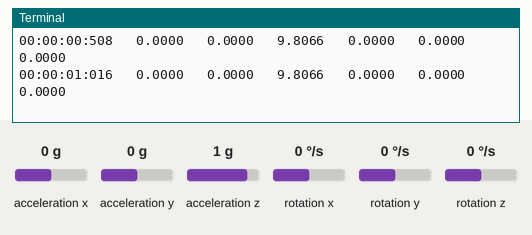
Simulated run of this program. Board: Raspberry Pi (BCM pin numbers). Parts: the last lines printed to the terminal. Inputs (shaded band) come from the test bench; at power-on: acceleration x 0 g, acceleration y 0 g, acceleration z 1 g, rotation x 0 °/s, rotation y 0 °/s, rotation z 0 °/s. The clock reads 2024-03-15 10:24:30 at power-on unless the program sets it; files the program writes start out absent.

Above: at 1.2 s.
1.3 s: acceleration x set to -1.4 g
At 2.0 s:
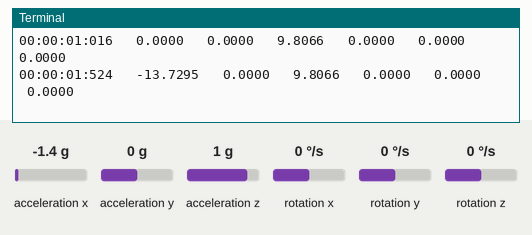
2.8 s: acceleration y set to -1.4 g
At 3.5 s:
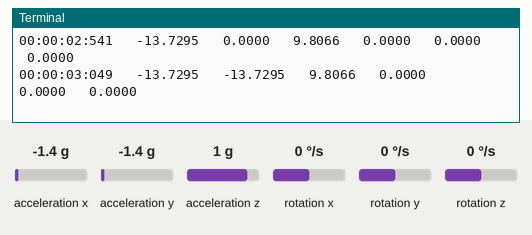
4.3 s: acceleration z set to -1.4 g
At 5.0 s:
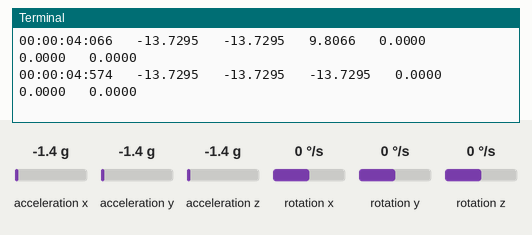
5.8 s: rotation x set to -192 °/s
At 6.5 s:
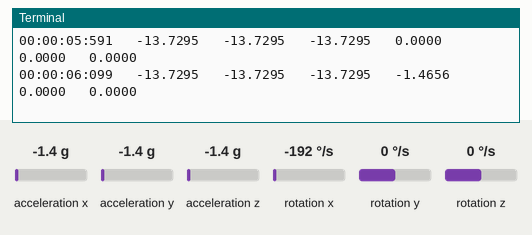
7.3 s: rotation y set to -192 °/s
At 8.1 s:
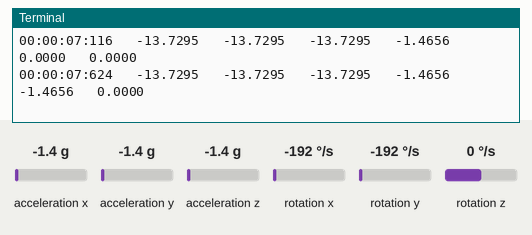
Timing chart, 0 to 9.8 s (numbered marks = the images above; inputs shaded):
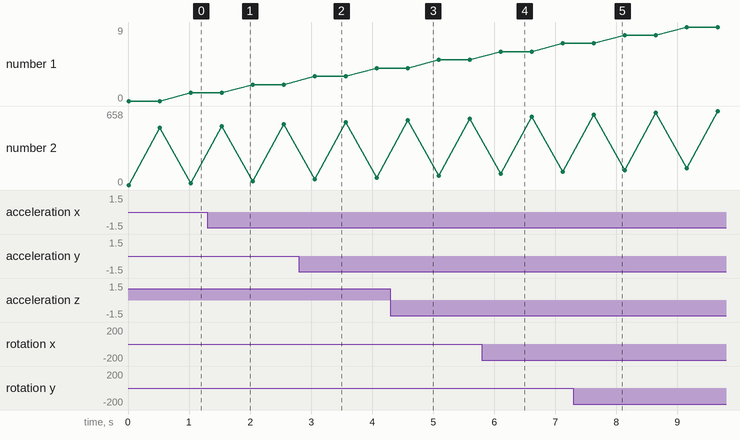

The program:

script.py
```python
#created by Kuldip Singh https://github.com/itskuldipsingh/MPU6050-Gyroscope-and-Accelerometer-Rasberry-Pi-/tree/main
import smbus
import time
import math
import datetime
import sys
import os

outputDirectory = "output"
os.makedirs(outputDirectory, exist_ok=True) # Make new directory if already not exists
program = os.path.basename(sys.argv[0])
fc = program[0]
now = datetime.datetime.now()
StartTS = now.strftime("%Y%b%d_%H:%M:%S")
outputfile = os.path.join(outputDirectory, program + "_" + str(StartTS) + ".txt") # Output file name
fout = open(outputfile, 'w', encoding='utf-8') # Save to file

header = "Timestamp \t Ax \t Ay \t Az \t Gx \t Gy \t Gz" # Header of file
print(header)
fout.write(header + '\n')  # Write header to the file

class mpu6050:
    # Global Variables
    GRAVITIY_MS2 = 9.80665
    address = None
    bus = None

    # Scale Modifiers
    ACCEL_SCALE_MODIFIER_2G = 16384.0
    ACCEL_SCALE_MODIFIER_4G = 8192.0
    ACCEL_SCALE_MODIFIER_8G = 4096.0
    ACCEL_SCALE_MODIFIER_16G = 2048.0

    GYRO_SCALE_MODIFIER_250DEG = 131.0
    GYRO_SCALE_MODIFIER_500DEG = 65.5
    GYRO_SCALE_MODIFIER_1000DEG = 32.8
    GYRO_SCALE_MODIFIER_2000DEG = 16.4

    # Pre-defined ranges
    ACCEL_RANGE_2G = 0x00
    ACCEL_RANGE_4G = 0x08
    ACCEL_RANGE_8G = 0x10
    ACCEL_RANGE_16G = 0x18

    GYRO_RANGE_250DEG = 0x00
    GYRO_RANGE_500DEG = 0x08
    GYRO_RANGE_1000DEG = 0x10
    GYRO_RANGE_2000DEG = 0x18

    # MPU-6050 Registers
    PWR_MGMT_1 = 0x6B
    PWR_MGMT_2 = 0x6C

    ACCEL_XOUT0 = 0x3B
    ACCEL_YOUT0 = 0x3D
    ACCEL_ZOUT0 = 0x3F

    TEMP_OUT0 = 0x41

    GYRO_XOUT0 = 0x43
    GYRO_YOUT0 = 0x45
    GYRO_ZOUT0 = 0x47

    ACCEL_CONFIG = 0x1C
    GYRO_CONFIG = 0x1B

    def __init__(self, address, bus=1):
        self.address = address
        self.bus = smbus.SMBus(bus)
        # Wake up the MPU-6050 since it starts in sleep mode
        self.bus.write_byte_data(self.address, self.PWR_MGMT_1, 0x00)

    # I2C communication methods

    def read_i2c_word(self, register):
        # Read the data from the registers
        high = self.bus.read_byte_data(self.address, register)
        low = self.bus.read_byte_data(self.address, register + 1)
        value = (high << 8) + low

        if (value >= 0x8000):
            return -((65535 - value) + 1)
        else:
            return value

    def set_accel_range(self, accel_range):
        # First change it to 0x00 to make sure we write the correct value later
        self.bus.write_byte_data(self.address, self.ACCEL_CONFIG, 0x00)

        # Write the new range to the ACCEL_CONFIG register
        self.bus.write_byte_data(self.address, self.ACCEL_CONFIG, accel_range)

    def read_accel_range(self, raw=False):
        raw_data = self.bus.read_byte_data(self.address, self.ACCEL_CONFIG)

        if raw is True:
            return raw_data
        elif raw is False:
            if raw_data == self.ACCEL_RANGE_2G:
                return 2
            elif raw_data == self.ACCEL_RANGE_4G:
                return 4
            elif raw_data == self.ACCEL_RANGE_8G:
                return 8
            elif raw_data == self.ACCEL_RANGE_16G:
                return 16
            else:
                return -1

    def get_accel_data(self, g=False):
        x = self.read_i2c_word(self.ACCEL_XOUT0)
        y = self.read_i2c_word(self.ACCEL_YOUT0)
        z = self.read_i2c_word(self.ACCEL_ZOUT0)

        accel_scale_modifier = None
        accel_range = self.read_accel_range(True)

        if accel_range == self.ACCEL_RANGE_2G:
            accel_scale_modifier = self.ACCEL_SCALE_MODIFIER_2G
        elif accel_range == self.ACCEL_RANGE_4G:
            accel_scale_modifier = self.ACCEL_SCALE_MODIFIER_4G
        elif accel_range == self.ACCEL_RANGE_8G:
            accel_scale_modifier = self.ACCEL_SCALE_MODIFIER_8G
        elif accel_range == self.ACCEL_RANGE_16G:
            accel_scale_modifier = self.ACCEL_SCALE_MODIFIER_16G
        else:
            print("Unknown range-accel_scale_modifier set to self.ACCEL_SCALE_MODIFIER_2G")
            accel_scale_modifier = self.ACCEL_SCALE_MODIFIER_2G

        x = x / accel_scale_modifier
        y = y / accel_scale_modifier
        z = z / accel_scale_modifier

        if g is True:
            return {'x': x, 'y': y, 'z': z}
        elif g is False:
            x = x * self.GRAVITIY_MS2
            y = y * self.GRAVITIY_MS2
            z = z * self.GRAVITIY_MS2
            return {'x': x, 'y': y, 'z': z}

    def set_gyro_range(self, gyro_range):
        # First change it to 0x00 to make sure we write the correct value later
        self.bus.write_byte_data(self.address, self.GYRO_CONFIG, 0x00)

        # Write the new range to the ACCEL_CONFIG register
        self.bus.write_byte_data(self.address, self.GYRO_CONFIG, gyro_range)

    def read_gyro_range(self, raw=False):
        raw_data = self.bus.read_byte_data(self.address, self.GYRO_CONFIG)

        if raw is True:
            return raw_data
        elif raw is False:
            if raw_data == self.GYRO_RANGE_250DEG:
                return 250
            elif raw_data == self.GYRO_RANGE_500DEG:
                return 500
            elif raw_data == self.GYRO_RANGE_1000DEG:
                return 1000
            elif raw_data == self.GYRO_RANGE_2000DEG:
                return 2000
            else:
                return -1

    def get_gyro_data(self):
        x = self.read_i2c_word(self.GYRO_XOUT0)
        y = self.read_i2c_word(self.GYRO_YOUT0)
        z = self.read_i2c_word(self.GYRO_ZOUT0)

        gyro_scale_modifier = None
        gyro_range = self.read_gyro_range(True)

        if gyro_range == self.GYRO_RANGE_250DEG:
            gyro_scale_modifier = self.GYRO_SCALE_MODIFIER_250DEG
        elif gyro_range == self.GYRO_RANGE_500DEG:
            gyro_scale_modifier = self.GYRO_SCALE_MODIFIER_500DEG
        elif gyro_range == self.GYRO_RANGE_1000DEG:
            gyro_scale_modifier = self.GYRO_SCALE_MODIFIER_1000DEG
        elif gyro_range == self.GYRO_RANGE_2000DEG:
            gyro_scale_modifier = self.GYRO_SCALE_MODIFIER_2000DEG
        else:
            gyro_scale_modifier = self.GYRO_SCALE_MODIFIER_250DEG

        x = x / gyro_scale_modifier
        y = y / gyro_scale_modifier
        z = self.read_i2c_word(self.GYRO_ZOUT0)

        gyro_scale_modifier = None
        gyro_range = self.read_gyro_range(True)

        if gyro_range == self.GYRO_RANGE_250DEG:
            gyro_scale_modifier = self.GYRO_SCALE_MODIFIER_250DEG
        elif gyro_range == self.GYRO_RANGE_500DEG:
            gyro_scale_modifier = self.GYRO_SCALE_MODIFIER_500DEG
        elif gyro_range == self.GYRO_RANGE_1000DEG:
            gyro_scale_modifier = self.GYRO_SCALE_MODIFIER_1000DEG
        elif gyro_range == self.GYRO_RANGE_2000DEG:
            gyro_scale_modifier = self.GYRO_SCALE_MODIFIER_2000DEG
        else:
            gyro_scale_modifier = self.GYRO_SCALE_MODIFIER_250DEG

        x = x / gyro_scale_modifier
        y = y / gyro_scale_modifier
        z = z / gyro_scale_modifier

        return {'x': x, 'y': y, 'z': z}

    def get_all_data(self):
        temp = self.get_temp()
        accel = self.get_accel_data()
        gyro = self.get_gyro_data()

        return [accel, gyro, temp]

mpu = mpu6050(0x68)

if __name__ == "__main__":
    start_time = time.time()
    while (1):
        try:
            elapsed_time = time.time() - start_time
            timestamp = "{:02d}:{:02d}:{:02d}:{:03d}".format(
                int(elapsed_time // 3600),
                int((elapsed_time % 3600) // 60),
                int(elapsed_time % 60),
                int((elapsed_time * 1000) % 1000)
            )

            accel_data = mpu.get_accel_data()
            gyro_data = mpu.get_gyro_data()

            data_str = "{}\t {:.4f}\t {:.4f}\t {:.4f}\t {:.4f}\t {:.4f}\t {:.4f} ".format(
                timestamp,
                accel_data['x'], accel_data['y'], accel_data['z'],
                gyro_data['x'], gyro_data['y'], gyro_data['z']
            )
            print(data_str)
            fout.write(data_str + '\n')  # Write data to the file

        except KeyboardInterrupt:
            s = "Error occurred"
            print(s)
            ferr.write(s + '\n')  # Write error to the err file
            fout.close()  # Close the file before exiting
            break

        time.sleep(0.5) # change time according to your comfort
```

Measured:
- after the input at 1.3 s, the terminal: prints a new line after 0.23 s (image 1)
- after the input at 2.8 s, the terminal: prints a new line after 0.26 s (image 2)
- after the input at 4.3 s, the terminal: prints a new line after 0.28 s (image 3)
- after the input at 5.8 s, the terminal: prints a new line after 0.31 s (image 4)
- after the input at 7.3 s, the terminal: prints a new line after 0.33 s (image 5)
- plotted number 2: 116 → 658 after the input at 7.3 s
